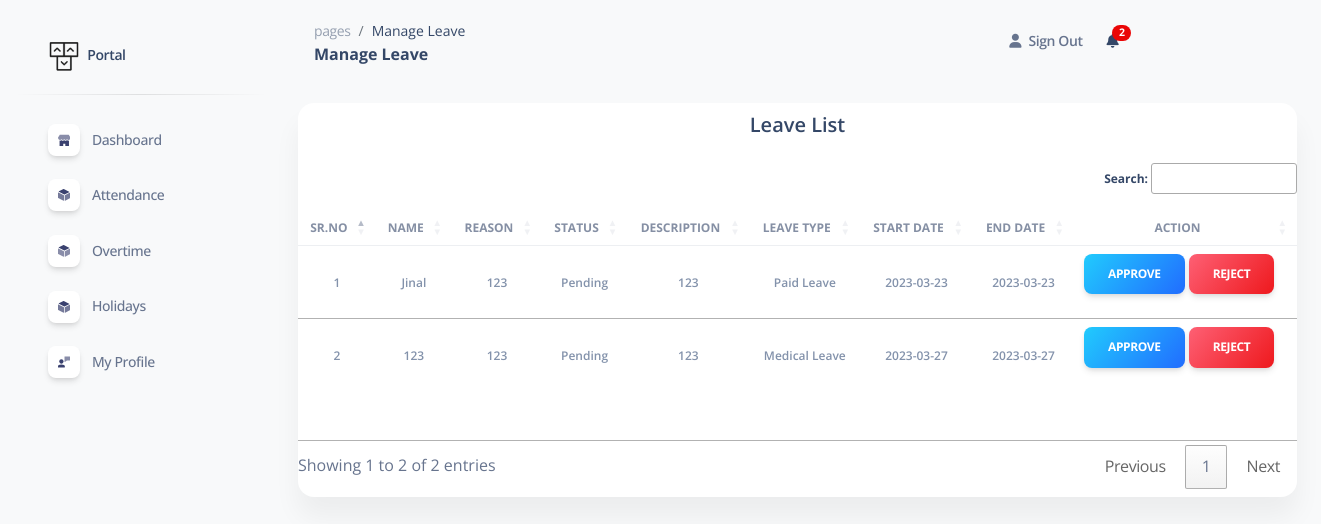
Page /ManageLeave.php (signed in) on the committed database.
### tables this page shows
CREATE TABLE `leave_data` (
  `id` int(11) NOT NULL,
  `user_id` int(11) NOT NULL,
  `leave_reason` varchar(255) NOT NULL,
  `leave_description` text NOT NULL,
  `leave_type` varchar(255) DEFAULT NULL,
  `leave_start_date` date NOT NULL,
  `leave_end_date` date DEFAULT NULL,
  `total_days` varchar(255) NOT NULL,
  `leave_status` varchar(255) NOT NULL DEFAULT 'pending',
  `leave_reject_reason` varchar(255) NOT NULL,
  `read_status` int(11) NOT NULL,
  `created_date` datetime NOT NULL DEFAULT current_timestamp()
);

CREATE TABLE `user` (
  `user_id` int(11) NOT NULL,
  `user_name` varchar(255) NOT NULL,
  `user_email` varchar(50) NOT NULL,
  `user_password` varchar(50) NOT NULL,
  `user_type` int(50) NOT NULL DEFAULT 1 COMMENT '1 = user, 2 = admin',
  `user_image` text NOT NULL,
  `monthly_salary` int(15) DEFAULT NULL,
  `daily_salary` int(15) NOT NULL DEFAULT 0,
  `user_status` varchar(50) NOT NULL DEFAULT '1' COMMENT '1 = active , 0 = deactive',
  `created_date` datetime NOT NULL DEFAULT current_timestamp() COMMENT 'Created time and date'
);

### ManageLeave.php (the view, shortened to what this page needs)
<!DOCTYPE html>
<html lang="en">
<head>
  <link href="assets/css/nucleo-icons.css" rel="stylesheet" />
  <link href="assets/css/nucleo-svg.css" rel="stylesheet" />
  <link href="assets/css/nucleo-svg.css" rel="stylesheet" />
  <link id="pagestyle" href="assets/css/soft-ui-dashboard.css?v=1.0.3" rel="stylesheet" />
  <link rel="stylesheet" href="https://cdn.datatables.net/1.13.4/css/jquery.dataTables.css" />
</head>
<body class="g-sidenav-show  bg-gray-100">
  <?php include 'sidebar.php'; ?>
  <main class="main-content position-relative max-height-vh-100 h-100 mt-1 border-radius-lg ">
    <?php include "navbar.php"; ?>
    <div class="container-fluid py-4">
      <div class="row">
        <div class="col-12">
          <div class="card mb-4 w-100">
              <h5 class="p-2 text-center">Leave List</h5>
            <div class="card-body px-0 pt-2 pb-2">
              <div class="table-responsive p-0">
                <table class="table align-items-center mb-0 pt-2 pb-5" id="leavedata">
                  <thead>
                    <tr>
                      <th class="text-center text-uppercase text-xs font-weight-bolder opacity-8" name="user_id">Sr.no
                      </th>
                      <th class="text-center text-uppercase text-xs font-weight-bolder opacity-8"> Name</th>
                      <th class="text-center text-uppercase text-xs font-weight-bolder opacity-8">Reason
                      </th>
                      <th class="text-center text-uppercase text-xs font-weight-bolder opacity-8">Status
                      </th>
                      <th class="text-center text-uppercase text-xs font-weight-bolder opacity-8">
                        Description</th>
                      <th class="text-center text-uppercase text-xs font-weight-bolder opacity-8">Leave Type
                      </th>
                      <th class="text-center text-uppercase text-xs font-weight-bolder opacity-8">Start Date
                      </th>
                      <th class="text-center text-uppercase text-xs font-weight-bolder opacity-8">End Date
                      </th>
                      <th class="text-center text-uppercase text-xs font-weight-bolder opacity-8">Action
                      </th>
                    </tr>
                  </thead>
                  <tbody>
                    <?php
                    $sql = "SELECT user.user_name,user.user_email,user.user_id,leave_data.user_id ,leave_data.leave_reason, leave_data.leave_status, leave_data.leave_description,leave_data.leave_type ,leave_data.leave_start_date, leave_data.leave_end_date, leave_data.id FROM user INNER JOIN leave_data WHERE user.user_id = leave_data.user_id and leave_data.leave_status != 'Approve'and leave_data.leave_status != 'Reject' ";
                    $result = mysqli_query($con, $sql);
                    if (mysqli_num_rows($result) > 0) {
                      $srno = 1;
                      while ($row = mysqli_fetch_assoc($result)) {
                        $id = $row['user_id'];
                        $tableid = $row['id'];
                        ?>
                        <tr>
                          <td>
                            <div class="text-secondary text-xs font-weight-bold text-center">
                              <?php echo $srno; ?>
                            </div>
                          </td>
                          <td>
                            <div class="text-secondary text-xs font-weight-bold text-center">
                              <?php echo $row['user_name']; ?>
                            </div>
                          </td>
                          <td>
                            <div class="text-secondary text-xs font-weight-bold text-center">
                              <?php echo $row['leave_reason']; ?>
                            </div>
                          </td>
                          <td>
                            <div class="text-secondary text-xs font-weight-bold text-center">
                              <?php echo $row['leave_status']; ?>
                            </div>
                          </td>
                          <td>
                            <div class="text-secondary text-xs font-weight-bold text-center">
                              <?php echo $row['leave_description']; ?>
                            </div>
                          </td>
                          <td>
                            <div class="text-secondary text-xs font-weight-bold text-center">
                              <?php echo $row['leave_type']; ?>
                            </div>
                          </td>
                          <td>
                            <div class="text-secondary text-xs font-weight-bold text-center">
                              <?php echo $row['leave_start_date']; ?>
                            </div>
                          </td>
                          <td>
                            <div class="text-secondary text-xs font-weight-bold text-center">
                              <?php echo $row['leave_end_date']; ?>
                            </div>
                          </td>
                          <form method="POST" action="">
                            <td>
                              <div>
                                <a href="ManageLeave.php?id=<?php echo $id; ?>&tableid=<?php echo $tableid; ?>&action=approve"
                                  class='btn btn-info bg-gradient-info' name="approve">Approve</a>
                                <a href="ManageLeave.php?id=<?php echo $id; ?>&tableid=<?php echo $tableid; ?>&action=reject"
                                  class='btn btn-info bg-gradient-danger' data-bs-toggle="modal"
                                  data-bs-target="#exampleModal<?php echo $id; ?>" data-id="<?php echo $row['user_id'] ?>"
                                  name="reject">Reject</a>
                              </div>
                          </form>
                        </tr>
                        <?php $srno++;
                      }
                    } ?>
                  </tbody>
                </table>
              </div>
            </div>
          </div>
        </div>
      </div>
    </div>
  </main>
</body>
</body>
</html>

### rows in the picture
leave_data: user.user_name "Jinal", leave_reason "123", leave_status "Pending", leave_description "123", leave_type "Paid Leave", leave_start_date "2023-03-23", leave_end_date "2023-03-23"
leave_data: user.user_name "123", leave_reason "123", leave_status "Pending", leave_description "123", leave_type "Medical Leave", leave_start_date "2023-03-27", leave_end_date "2023-03-27"

### other values in the picture
$page "Manage Leave"
$count "2"
